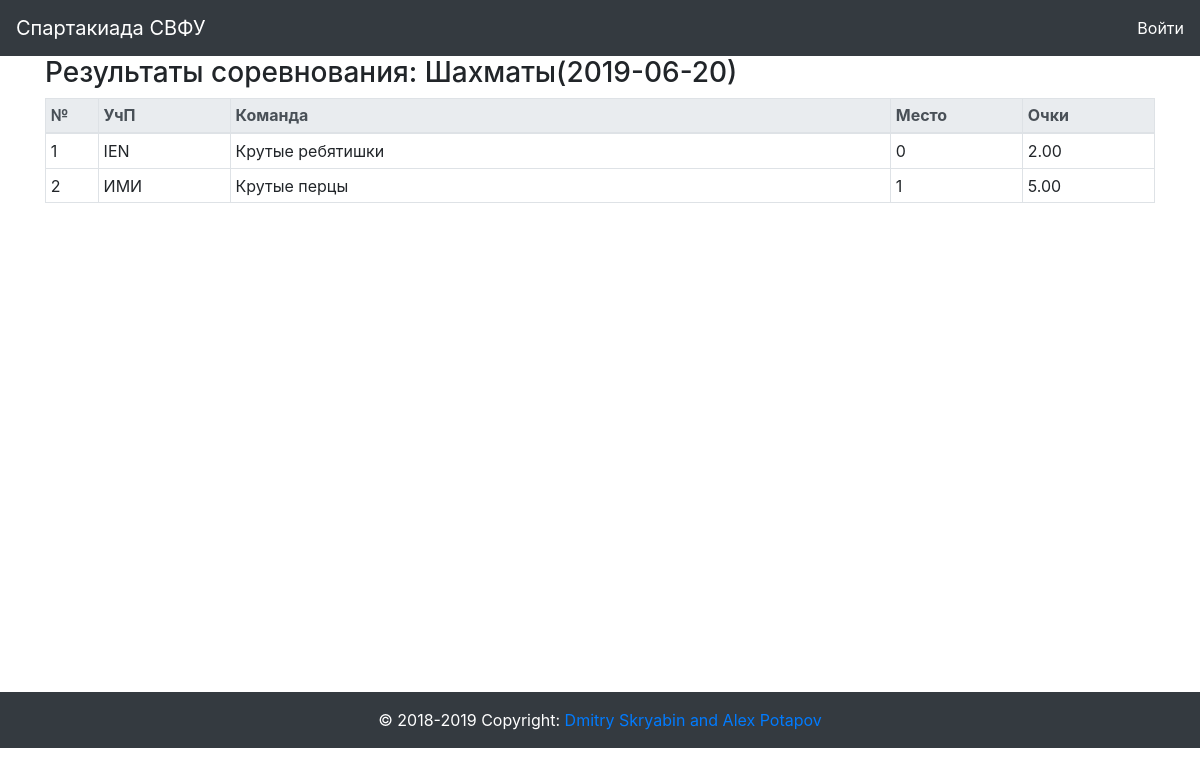
Screenshot of /CM/teamresult/114 with the database file from the repository.
### sport/models.py (models this page shows, shortened)
class Competition(models.Model):
    date = models.DateField(verbose_name = "Дата соревнования", default=datetime.date.today())
    place = models.ForeignKey(Place, verbose_name = "Место проведения", null = True, blank = True, on_delete = models.CASCADE)
    sport = models.ForeignKey(Sport, verbose_name = "Вид Спорта", db_index = True, on_delete = models.CASCADE)
    result = models.BooleanField(verbose_name="Проведено", default = False)
    def __str__(self):
        return self.sport.name + '(' + str(self.date) + ')'

class Sport(models.Model):
    type = models.CharField(choices=SportType, verbose_name="Тип спорта", max_length=10)
    name = models.CharField(verbose_name="Вид спорта", max_length=200, db_index=True)
    class Meta:
        ordering = ['name']
        verbose_name = "вид спорта"
        verbose_name_plural = "виды спорта"

class TeamResult(models.Model):
    points = models.DecimalField(verbose_name = "Очки", null=True, blank=True, decimal_places=2, max_digits=5, validators=[MinValueValidator(limit_value=0)])
    competition = models.ForeignKey(Competition, verbose_name = "Соревнование", db_index = True, on_delete=models.CASCADE)
    result = models.PositiveIntegerField(verbose_name= "Место", null=True, blank=True)
    team = models.ForeignKey(Team, verbose_name="Команда", db_index=True, on_delete=models.CASCADE)

class Team(models.Model):
    competition = models.ForeignKey(Competition, verbose_name="Соревнование", db_index=True, on_delete=models.CASCADE)
    organization = models.ForeignKey(Department, verbose_name="Организация", db_index=True, on_delete=models.CASCADE)
    name = models.CharField(max_length=100, verbose_name= "Название команды", db_index=True)
    not_resultable = models.BooleanField(verbose_name='В зачете', default=False)
    approved = models.BooleanField(verbose_name="Утвержден", default=False)

class Department(models.Model):
    name = models.CharField(max_length=100, verbose_name="Организация", db_index=True)

### sport/views.py (the view)
# urls.py: path('teamresult/<int:competition_id>', views.result_team, name="teamresult"), # Результаты соревнования
def result_team(request, competition_id):
    print("test")
    teamRes = TeamResult.objects.filter(competition__id = competition_id, team__not_resultable=True).order_by('result')
    teamresult ={}
    request_url = request.GET.get('next')
    print(request_url)
    teamresult['teamresult'] = teamRes
    competition_name = Competition.objects.get(id = competition_id)
    if any(teamresult['teamresult']):
        context = {
            'teamRes': teamresult,
            'competition_name': competition_name,
            'request_url': request_url
        }
    else:
        context = {
            'is_empty': True,
            'competition_name': competition_name,
            'request_url': request_url
        }
    return render(request, 'sport/ResultTeam.html', context)

### sport/template/sport/ResultTeam.html
{% extends "sport/index.html" %}
{% block TeamResult %}
<div class="container" style="min-height: 79.5vh;">
  <h3>Результаты соревнования: {{ competition_name }}</h3>
  {% if is_empty %}
  <a href="{{ request_url }}" class="btn btn-primary">Назад</a><p>По данному соревнованию результатов пока нет</p>
  <p>Вернитесь позже</p>
  {% else %}
  <table class="table table-hover table-bordered table-sm table-justified">
      <thead class="active thead-light">
        <tr>
          <th class="table-warning" style="width: 4%">№</th>
          <th style="width: 10%">УчП</th>
          <th style="width: 50%">Команда</th>
          <th style="width: 10%">Место</th>
          <th style="width: 10%">Очки</th>
        </tr>
      </thead>
      <tbody>
        {% for item in teamRes.teamresult %}
          <tr>
            <td>{{ forloop.counter }}</td>
            <td>{{ item.team.organization.name }}</td>
            <td>{{ item.team.name }}</td>
            <td>{{ item.result }}</td>
            <td>{{ item.points }}</td>
          </tr>
        {% endfor %}
      </tbody>
  </table>
  {% endif %}
</div>
{% endblock %}

### rows the page displays
Competition: sport+date "Шахматы(2019-06-20)"
TeamResult: team.organization.name "IEN", team.name "Крутые ребятишки", result "0", points "2.00"
TeamResult: team.organization.name "ИМИ", team.name "Крутые перцы", result "1", points "5.00"
